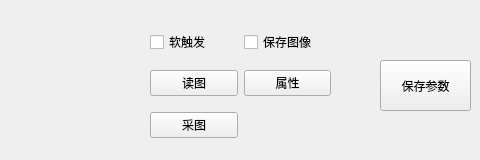
        <widget class="QWidget" name="tab_21">
         <attribute name="title">
          <string>相机1</string>
         </attribute>
         <widget class="QPushButton" name="pushButton_28">
          <property name="geometry">
           <rect>
            <x>380</x>
            <y>60</y>
            <width>91</width>
            <height>51</height>
           </rect>
          </property>
          <property name="text">
           <string>保存参数</string>
          </property>
         </widget>
         <widget class="QWidget" name="layoutWidget">
          <property name="geometry">
           <rect>
            <x>150</x>
            <y>20</y>
            <width>181</width>
            <height>131</height>
           </rect>
          </property>
          <layout class="QGridLayout" name="gridLayout_8">
           <item row="0" column="0">
            <widget class="QCheckBox" name="checkBox_11">
             <property name="text">
              <string>软触发</string>
             </property>
            </widget>
           </item>
           <item row="0" column="1">
            <widget class="QCheckBox" name="checkBox_12">
             <property name="text">
              <string>保存图像</string>
             </property>
            </widget>
           </item>
           <item row="1" column="0">
            <widget class="QPushButton" name="pushButton_2">
             <property name="text">
              <string>读图</string>
             </property>
            </widget>
           </item>
           <item row="1" column="1">
            <widget class="QPushButton" name="pushButton">
             <property name="text">
              <string>属性</string>
             </property>
            </widget>
           </item>
           <item row="2" column="0">
            <widget class="QPushButton" name="pushButton_3">
             <property name="text">
              <string>采图</string>
             </property>
            </widget>
           </item>
          </layout>
         </widget>
        </widget>
